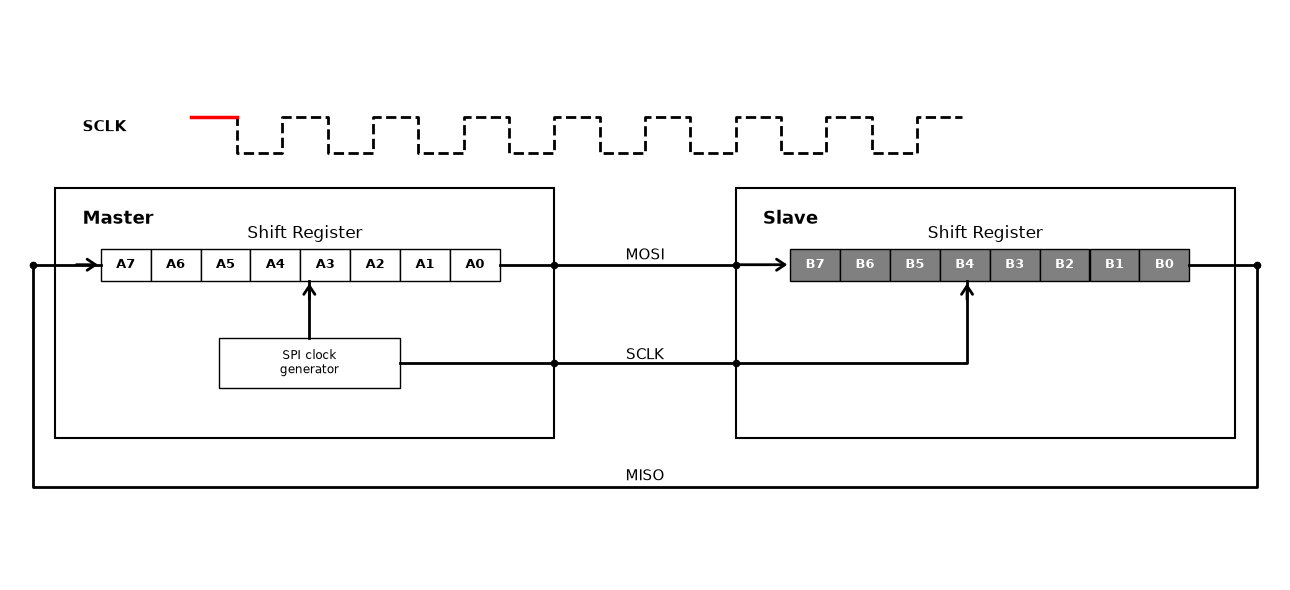

Recreate this plot in Python.
import matplotlib.pyplot as plt
from matplotlib import patches
from matplotlib.patches import FancyArrowPatch

# 1. Figure 및 Axes 설정
fig, ax = plt.subplots(figsize=(13, 6))
ax.set_xlim(0, 14)
ax.set_ylim(0, 8)
ax.axis("off")

# 색상 정의
arrow_color = "black"

# 2. Master 및 Slave 박스 그리기
master_box = patches.Rectangle(
    (0.5, 2.0), 5.5, 3.5, facecolor="white", edgecolor="black", linewidth=1.5
)
slave_box = patches.Rectangle(
    (8.0, 2.0), 5.5, 3.5, facecolor="white", edgecolor="black", linewidth=1.5
)
ax.add_patch(master_box)
ax.add_patch(slave_box)

# 박스 내부 레이블
ax.text(0.8, 5.0, "Master", fontsize=13, fontweight="bold")
ax.text(8.3, 5.0, "Slave", fontsize=13, fontweight="bold")

ax.text(3.25, 4.8, "Shift Register", fontsize=12, ha="center")
ax.text(10.75, 4.8, "Shift Register", fontsize=12, ha="center")

# 3. Master 내부 시프트 레지스터: 1클럭 후 (B0가 추가되고 A7~A1 이동)
master_data = [
    ("A7", "white", "black"),
    ("A6", "white", "black"),
    ("A5", "white", "black"),
    ("A4", "white", "black"),
    ("A3", "white", "black"),
    ("A2", "white", "black"),
    ("A1", "white", "black"),
    ("A0", "white", "black"),
]
for i, (val, bg_color, txt_color) in enumerate(master_data):
    rect = patches.Rectangle(
        (1.0 + i * 0.55, 4.2), 0.55, 0.45, facecolor=bg_color, edgecolor="black"
    )
    ax.add_patch(rect)
    ax.text(
        1.275 + i * 0.55,
        4.425,
        val,
        ha="center",
        va="center",
        fontsize=9,
        fontweight="bold",
        color=txt_color,
    )

# SPI clock generator 박스 (Master 내부)
clock_gen = patches.Rectangle(
    (2.3, 2.7), 2.0, 0.7, facecolor="white", edgecolor="black"
)
ax.add_patch(clock_gen)
ax.text(3.3, 3.05, "SPI clock\ngenerator", ha="center", va="center", fontsize=8.5)


# 4. Slave 내부 시프트 레지스터: 1클럭 후 (A0가 추가되고 B7~B1 이동)
slave_data = [
    ("B7", "gray", "white"),
    ("B6", "gray", "white"),
    ("B5", "gray", "white"),
    ("B4", "gray", "white"),
    ("B3", "gray", "white"),
    ("B2", "gray", "white"),
    ("B1", "gray", "white"),
    ("B0", "gray", "white"),
]
for i, (val, bg_color, txt_color) in enumerate(slave_data):
    rect = patches.Rectangle(
        (8.6 + i * 0.55, 4.2), 0.55, 0.45, facecolor=bg_color, edgecolor="black"
    )
    ax.add_patch(rect)
    ax.text(
        8.875 + i * 0.55,
        4.425,
        val,
        ha="center",
        va="center",
        fontsize=9,
        fontweight="bold",
        color=txt_color,
    )

# 5. 주황색 신호선 (주요 경로 연결)

# (A) SPI Clock Generator -> Master Shift Register 수직 화살표 추가 (A4 위치로 들어감)
ax.plot([3.3, 3.3], [3.4, 4.2], color=arrow_color, lw=2)
arrow_clk_master = FancyArrowPatch(
    (3.3, 3.9),
    (3.3, 4.2),
    arrowstyle="->,head_width=4,head_length=6",
    color=arrow_color,
    lw=2,
)
ax.add_patch(arrow_clk_master)

# (B) MOSI 라인: Master A0(5.4) -> Master 경계(6.0) -> Slave 경계(8.0) -> Slave B7(8.6)
ax.plot([5.4, 6.0], [4.425, 4.425], color=arrow_color, lw=2)
ax.plot([6.0, 8.0], [4.425, 4.425], color=arrow_color, lw=2)
arrow_mosi_in = FancyArrowPatch(
    (8.0, 4.425),
    (8.6, 4.425),
    arrowstyle="->,head_width=4,head_length=6",
    color=arrow_color,
    lw=2,
)
ax.add_patch(arrow_mosi_in)

# (C) SCLK 라인: Clock Gen(4.3) -> Master 경계(6.0) -> Slave 경계(8.0) -> B4 내부 연결(10.55)
ax.plot([4.3, 6.0], [3.05, 3.05], color=arrow_color, lw=2)
ax.plot([6.0, 8.0], [3.05, 3.05], color=arrow_color, lw=2)
ax.plot([8.0, 10.55, 10.55], [3.05, 3.05, 4.2], color=arrow_color, lw=2)
arrow_sclk_in = FancyArrowPatch(
    (10.55, 3.9),
    (10.55, 4.2),
    arrowstyle="->,head_width=4,head_length=6",
    color=arrow_color,
    lw=2,
)
ax.add_patch(arrow_sclk_in)

# (D) MISO 환형 루프 라인: Slave B0 끝(13.0) -> Slave 우측 경계 밖 -> 하단 -> Master 좌측 밖 -> Master A7(1.0)
ax.plot(
    [13.0, 13.75, 13.75, 0.25, 0.25, 1.0],
    [4.425, 4.425, 1.3, 1.3, 4.425, 4.425],
    color=arrow_color,
    lw=2,
)
arrow_miso_in = FancyArrowPatch(
    (0.7, 4.425),
    (1.0, 4.425),
    arrowstyle="->,head_width=4,head_length=6",
    color=arrow_color,
    lw=2,
)
ax.add_patch(arrow_miso_in)

# 경계 점(접점) 포인트 표시
dots_x = [6.0, 6.0, 8.0, 8.0, 13.75, 0.25]
dots_y = [4.425, 3.05, 4.425, 3.05, 4.425, 4.425]
ax.scatter(dots_x, dots_y, color="black", s=20, zorder=5)

# 6. 중앙 통신선 라벨 및 흐름 방향 화살표
# MOSI (상단)
ax.text(7.0, 4.5, "MOSI", fontsize=11, ha="center")

# SCLK (중단)
ax.text(7.0, 3.1, "SCLK", fontsize=11, ha="center")

# MISO (하단)
ax.text(7.0, 1.4, "MISO", fontsize=11, ha="center")

# 7. 상단 SCLK 클럭 파형
ax.text(0.8, 6.3, "SCLK", fontsize=11, fontweight="bold")
clock_x = [
    2.0,
    2.5,
    2.5,
    3.0,
    3.0,
    3.5,
    3.5,
    4.0,
    4.0,
    4.5,
    4.5,
    5.0,
    5.0,
    5.5,
    5.5,
    6.0,
    6.0,
    6.5,
    6.5,
    7.0,
    7.0,
    7.5,
    7.5,
    8.0,
    8.0,
    8.5,
    8.5,
    9.0,
    9.0,
    9.5,
    9.5,
    10.0,
    10.0,
    10.5,
]
clock_y = [
    6.5,
    6.5,
    6.0,
    6.0,
    6.5,
    6.5,
    6.0,
    6.0,
    6.5,
    6.5,
    6.0,
    6.0,
    6.5,
    6.5,
    6.0,
    6.0,
    6.5,
    6.5,
    6.0,
    6.0,
    6.5,
    6.5,
    6.0,
    6.0,
    6.5,
    6.5,
    6.0,
    6.0,
    6.5,
    6.5,
    6.0,
    6.0,
    6.5,
    6.5,
]
ax.plot(clock_x, clock_y, color="black", linestyle="--", linewidth=2)
ax.plot(clock_x[0:2], clock_y[0:2], color="red", linewidth=2.5)

plt.tight_layout()

plt.savefig("spi-behind-the-scene-0.png", format="png", bbox_inches="tight")
